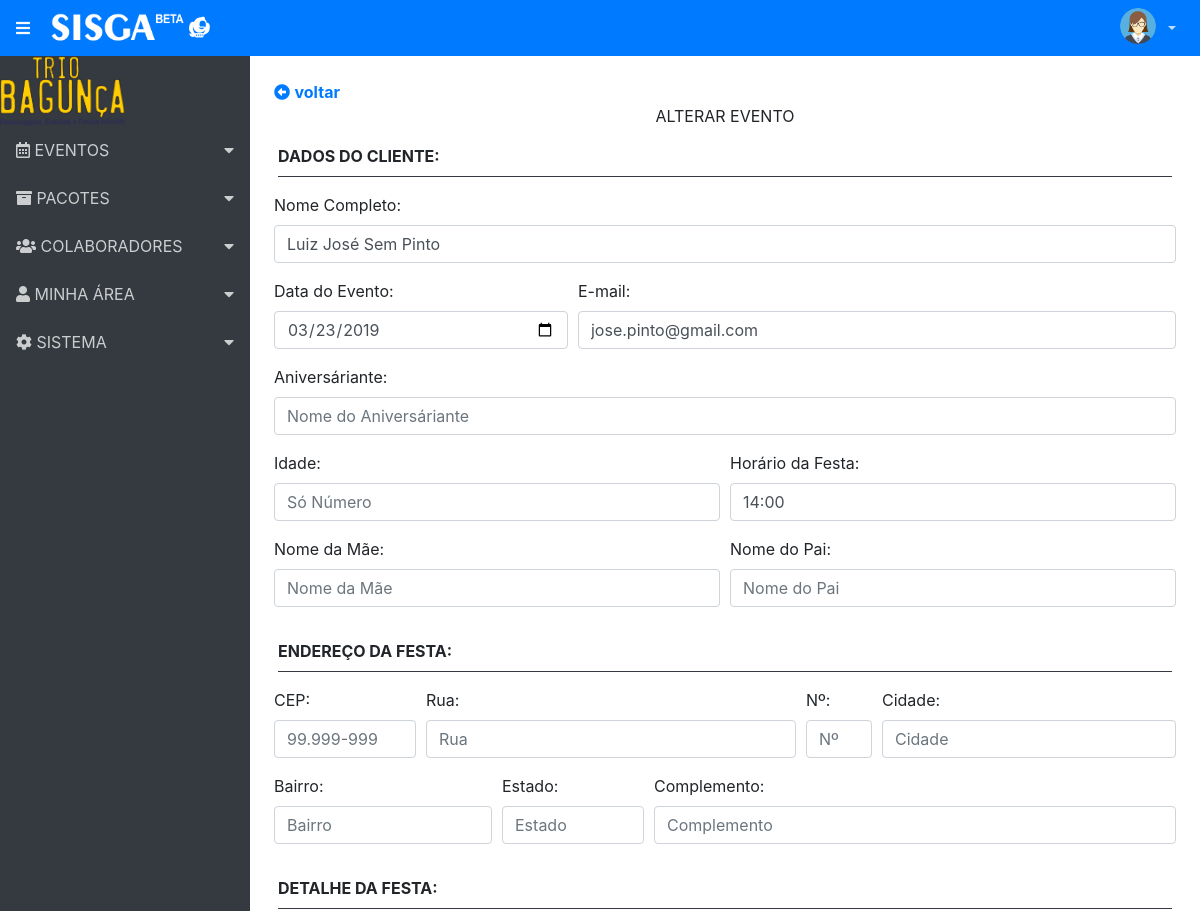
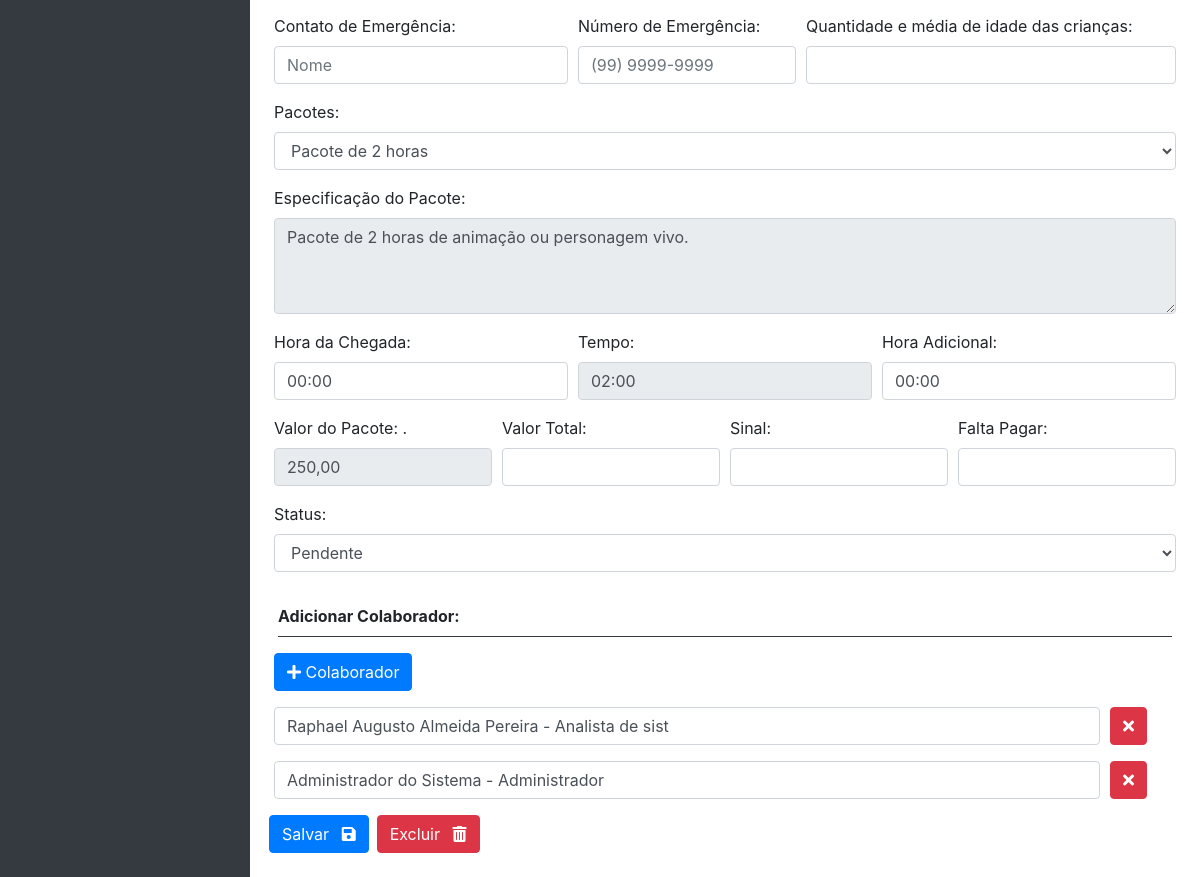
Page /Agenda/DetalheEvento/22 on the committed database (2 pictures, top to bottom).
### tables this page shows
CREATE TABLE `evento` (
  `id_evento` int(11) NOT NULL,
  `nome_cli` varchar(50) NOT NULL,
  `niver_cli` varchar(50) NOT NULL,
  `idade_niver` varchar(15) NOT NULL,
  `data_evento` date NOT NULL,
  `email_cli` varchar(50) NOT NULL,
  `hora_evento` time NOT NULL,
  `nome_mae` varchar(100) NOT NULL,
  `nome_pai` varchar(100) NOT NULL,
  `cep_evento` varchar(11) NOT NULL,
  `rua_evento` text NOT NULL,
  `numero_evento` varchar(9) NOT NULL,
  `cidade_evento` varchar(50) NOT NULL,
  `bairro_evento` varchar(50) NOT NULL,
  `estado_evento` varchar(2) NOT NULL,
  `complemento_evento` text NOT NULL,
  `nome_emergencia` varchar(50) NOT NULL,
  `numero_emergencia` varchar(14) NOT NULL,
  `qtd_crianca_evento` varchar(5) NOT NULL,
  `idade_media_evento` varchar(15) NOT NULL,
  `id_pct` varchar(50) NOT NULL,
  `especificacao_pct` text NOT NULL,
  `psg_evento` text NOT NULL,
  `hora_chegada` time NOT NULL,
  `tempo_evento` time NOT NULL,
  `hora_adicional` time NOT NULL,
  `valor_pct` varchar(12) NOT NULL,
  `valor_total` varchar(12) NOT NULL,
  `sinal_valor` varchar(12) NOT NULL,
  `falta_pagar_valor` varchar(12) NOT NULL,
  `status_evento` varchar(10) NOT NULL
);

CREATE TABLE `pacotes` (
  `id_pct` int(9) NOT NULL,
  `nome_pct` varchar(50) DEFAULT '0',
  `tempo_pct` varchar(6) DEFAULT '0',
  `valor_pct` varchar(50) DEFAULT '0',
  `especificacao_pct` text NOT NULL,
  `obs_pct` text NOT NULL
);

CREATE TABLE `colaborador_evento` (
  `id_colab_evento` int(11) NOT NULL,
  `fk_id_evento` int(11) DEFAULT '0',
  `fk_id_colaborador` int(11) DEFAULT '0',
  `nome_colaborador` varchar(200) NOT NULL DEFAULT '0'
);

### application/controllers/Agenda.php (called while the page is built, shortened)
<?php
class Agenda extends CI_Controller {
	function __construct() {
		$this->load->library('form_validation');
	}
	public function DetalheEvento() {
		$msg = null;
		$this->load->model('Pacotes_model');
		$lista = $this->Pacotes_model->MostraPacotes();
		$dados =  array('pacote' => $lista, 'dadospacote'=>null, 'titulo'=>'Evento');
		$id = $this->uri->segment(3);
		$this->load->model('Agenda_model');
		$idEvento = $this->Agenda_model->RetornaIdAgenda($id);
		$colab = $this->Agenda_model->MostraColabEvento($id);
		$Evento = array('evento' => $idEvento, 'ColabEvento' => $colab);
		$Evento['msg'] = $msg;
		$this->load->view('header', $dados);
		$this->load->view('menu');
		$this->load->view('AgendamentoAltera', $Evento);
		$this->load->view('footer');
	}
}

### index.php (called while the page is built, shortened)
<?php
require_once BASEPATH.'core/CodeIgniter.php';

### application/models/Agenda_model.php (called while the page is built, shortened)
<?php
class Agenda_model extends CI_Model {
	public function RetornaIdAgenda ($id) {
		return $this->db->get_where("evento", array ("id_evento" => $id)) -> row_array();
	}
	public function MostraColabEvento ($idEvento) {
		return $this->db->get_where("colaborador_evento", array ("fk_id_evento" => $idEvento)) -> result();
	}
}

### application/models/Pacotes_model.php (called while the page is built, shortened)
<?php
class Pacotes_model extends CI_Model {
	public function MostraPacotes () {
		return $this->db->get('pacotes')->result_array();
	}
}

### application/views/AgendamentoAltera.php (the view, shortened to what this page needs)
<div class="container p-4">
	<a href="javascript:history.go(-1)"> <i class="fas fa-arrow-alt-circle-left"></i> <b>voltar</b> </a>
	<form action="<?php echo base_url('Agenda/AlterarAgendamento');?>" method="POST">
		<p class="text-center">ALTERAR EVENTO</p>
		<span class="form-row border border-dark border-top-0 border-left-0 border-right-0 border-bottom-1 mb-3 ml-1 mt-3 mr-1 pb-2 font-weight-bold">DADOS DO CLIENTE: </span>
		<div class="form-group">
			<label for="inputcliente">Nome Completo:</label>
			<input type="text" name="nome_cliente" class="form-control" placeholder="Nome do Cliente" value="<?= $evento['nome_cli']; ?>">
		 </div>
		 <div class="form-row">
		 	<div class="form-group col-md-4">
		 		<label for="data">Data do Evento:</label>
		 		<input type="date" name="data_evento" class="form-control" id="data" value="<?= $evento['data_evento']; ?>">
		 	</div>
			<div class="form-group col-md-8">
				<label for="inputemail">E-mail:</label>
				<input type="email" name="email_cliente" id="inputemail" class="form-control" placeholder="E-mail" value="<?= $evento['email_cli']; ?>">
		 	</div>
		 </div>
		 <div class="form-group">
	 		<label for="inputniver">Aniversáriante:</label>
	 		<input type="text" name="aniversariante" id="inputniver" class="form-control" placeholder="Nome do Aniversáriante" value="<?= $evento['niver_cli']; ?>">
		 </div>
		 <div class="form-row">
		 	<div class="form-group col-md-6">
		 		<label for="idade">Idade:</label>
		 		<input type="number" name="idade" class="form-control" id="idade" placeholder="Só Número" value="<?= $evento['idade_niver']; ?>">
		 	</div>
		 	<div class="form-group col-md-6">
		 		<label for="horario">Horário da Festa:</label>
		 		<input type="text" name="hora_evento" class="form-control hora" id="horario"  placeholder="00:00" value="<?= $evento['hora_evento']; ?>">
		 	</div>
		 </div>
		 <div class="form-row">
		 	<div class="form-group col-md-6">
		 		<label for="idade">Nome da Mãe:</label>
		 		<input type="text" name="nomemae" class="form-control" id="" placeholder="Nome da Mãe" value="<?= $evento['nome_mae']; ?>">
		 	</div>
		 	<div class="form-group col-md-6">
		 		<label for="idade">Nome do Pai:</label>
		 		<input type="text" name="nomepai" class="form-control" id="" placeholder="Nome do Pai" value="<?= $evento['nome_pai']; ?>">
		 	</div>
		 </div>
		 <span class="form-row border border-dark border-top-0 border-left-0 border-right-0 border-bottom-1 mb-3 ml-1 mt-3 mr-1 pb-2 font-weight-bold">ENDEREÇO DA FESTA: </span>
		 <div class="form-row">
	    	<div class="form-group col-md-2">
				<label for="cep">CEP:</label>
	  			<input type="text" name="cep" class="cep form-control" id="cep" placeholder="99.999-999" onblur="pesquisacep(this.value);">
			</div>
			<div class="form-group col-md-5">
				<label for="inputAddress">Rua:</label>
	  			<input type="text" name="rua" class="form-control" id="rua" placeholder="Rua" value="">
			</div>
			<div class="form-group col-md-1">
				<label for="inputAddress">Nº:</label>
	  			<input type="text" name="numero" class="form-control" id="numero" placeholder="Nº" value="">
			</div>
			<div class="form-group col-md-4">
				<label for="cidade">Cidade:</label>
	  			<input type="text" name="cidade" class="form-control" id="cidade" placeholder="Cidade" value="">
			</div>
		</div>
		<div class="form-row">
	    	<div class="form-group col-md-3">
				<label for="inputAddress">Bairro:</label>
	  			<input type="text" name="bairro" class="form-control" id="bairro" placeholder="Bairro" value="">
			</div>
			<div class="form-group col-md-2">
				<label for="uf">Estado:</label>
	  			<input type="text" name="estado" class="form-control" id="estado" placeholder="Estado" value="">
			</div>
			<div class="form-group col-md-7">
				<label for="inputAddress">Complemento:</label>
	  			<input type="text" name="complemento" class="form-control" id="inputestado" placeholder="Complemento">
			</div>
		</div>
		<span class="form-row border border-dark border-top-0 border-left-0 border-right-0 border-bottom-1 mb-3 ml-1 mt-3 mr-1 pb-2 font-weight-bold">DETALHE DA FESTA: </span>
		 <div class="form-row">
		 	<div class="form-group col-md-4">
		 		<label for="emergencia">Contato de Emergência:</label>
		 		<input type="text" name="nome_emergencia" class="form-control" id="emergencia" placeholder="Nome" value="<?= $evento['nome_emergencia']; ?>">
		 	</div>
		 	<div class="form-group col-md-3">
		 		<label for="emergencia">Número de Emergência:</label>
		 		<input type="text" name="numero_emergencia" class="form-control cel" id="emergencia" placeholder="(99) 9999-9999" value="<?= $evento['numero_emergencia']; ?>">
		 	</div>
		 	<div class="form-group col-md-5">
		 		<label for="criancas">Quantidade e média de idade das crianças:</label>
		 		<input type="number" name="qtd_criancas" class="form-control" id="criancas" value="<?= $evento['qtd_crianca_evento']; ?>">
		 	</div>
		 </div>
		 <div class="form-group">
		 	<label for="selectpacotes">Pacotes:</label>
		 	<select  class="form-control" id="selectpacotes" name="pct">
		 		<option  value="<?= $evento['id_pct']; ?>" selected>
		 			<?php
		 				foreach ($pacote as $pct) {
			 				if ($evento['id_pct'] == $pct['id_pct']) {
			 					echo $pct['nome_pct'];
			 				}
			 			}
		 			?>
		 		</option>
		 	</select>
		 </div>
		 <div class="form-group">
		 		<label for="especificacao">Especificação do Pacote:</label>
		 		<textarea type="text" name="especificacao" id="especificacao" class="form-control"  readonly style="height:96px;"><?=  $evento['especificacao_pct']; ?> <?= $dadospacote['especificacao_pct'];?></textarea>
		 </div>
		 <div class="form-row">
		 	<div class="form-group col-md-4">
		 		<label for="chegada">Hora da Chegada:</label>
		 		<input type="text" name="hora_chegada" class="form-control hora" id="chegada" placeholder="00:00" value="<?= $evento['hora_chegada']; ?>">
		 	</div>
		 	<div class="form-group col-md-4">
		 		<label for="tempo">Tempo:</label>
		 		<input type="text" name="tempo_evento" id="tempo" class="form-control hora"  placeholder="00:00" value="<?=  $evento['tempo_evento']; ?><?= $dadospacote['tempo_evento'];?>" readonly>
		 	</div>
		 	<div class="form-group col-md-4">
		 		<label for="adicional">Hora Adicional:</label>
		 		<input type="text" name="hora_adicional" id="adicional" class="form-control hora"  value="<?=  $evento['hora_adicional'];?> ">
		 	</div>
		 </div>
		 <div class="form-row">
		 	<div class="form-group col-md-3">
		 		<label for="valor_pct">Valor do Pacote:</label>
		 		.<input type="text" name="valor_pct" id="valor" class="form-control moeda"  value="<?= $evento['valor_pct']; ?><?= $dadospacote['valor_pct'];?>" readonly>
		 	</div>
		 	<div class="form-group col-md-3">
		 		<label for="valor_total">Valor Total:</label>
		 		<input type="text" name="valor_total" class="form-control moeda" id="valor_total" value="<?= $evento['valor_total']; ?>">
		 	</div>
		 	<div class="form-group col-md-3">
		 		<label for="sinal">Sinal:</label>
		 		<input type="text" name="sinal_valor" class="form-control moeda" id="sinal" value="<?= $evento['sinal_valor']; ?>">
		 	</div>
		 	<div class="form-group col-md-3">
		 		<label for="falta_pagar">Falta Pagar:</label>
		 		<input type="text" name="falta_pagar" class="form-control moeda" id="falta_pagar" value="<?= $evento['falta_pagar_valor']; ?>">
		 	</div>
		 </div>
		 <div class="form-row">
		 	<div class="form-group col-md-12">
		 		<label for="status">Status:</label>
		 		<select  class="form-control" id="selectpacotes" name="status">
		 			<option value="<?= $evento['status_evento']; ?>" selected> <?= $evento['status_evento']; ?></option>
				</select>
		 	</div>
		 </div>
		 <span class="form-row border border-dark border-top-0 border-left-0 border-right-0 border-bottom-1 mb-3 ml-1 mt-3 mr-1 pb-2 font-weight-bold">Adicionar Colaborador: </span>
		 <div class="form-row">
		 	<div class="form-group col-md-12">
		 		<a href="" id="addInput" class="btn btn-primary"><i class="fas fa-plus"> </i> Colaborador</a>
		 	</div>
		 </div>
		<?php
			foreach($ColabEvento as $indice => $cvt) :
		?>
			<div id="dynamicDiv">
		 		<div id="remov" class="form-row">
		 			<div class="form-group col-md-11">
				        <input type="text" id="autocompletecolab" class="form-control autocompletecolab" name="nome_colab[]" placeholder="Nome do Colaborador" value="<?= $ColabEvento[$indice]->nome_colaborador?>">
		    		</div>
			    	<div class="form-group col-md-1">
				    	<a class="btn btn-danger" href="javascript:void(0)" id="remInput">
				        	<i class="fas fa-times"  title="Remover"></i>
						</a>
					</div>
				</div>
			</div>
		<?php
			endforeach;
		?>
		 <div class="form-row">
		 	<button type="submit" class="btn btn-primary">Salvar <i class="fas fa-save ml-2"></i></button>
		 	<a href="<?= base_url('Agenda/ExcluirEvento?id='.$evento['id_evento']);?>" class="btn btn-danger ml-2">Excluir <i class="fas fa-trash-alt ml-2"></i></a>
		 </div>
	</form>
</div>

### rows in the picture
evento: nome_cliente "Luiz José Sem Pinto", data_evento "03/23/2019", email_cliente "jose.pinto@gmail.com", hora_evento "14:00", pct "Pacote de 2 horas", especificacao "Pacote de 2 horas de animação ou personagem vivo.", hora_chegada "00:00", tempo_evento "02:00", hora_adicional "00:00", valor_pct "250,00", status "Pendente"
colaborador_evento: nome_colaborador "Raphael Augusto Almeida Pereira - Analista de sist"
colaborador_evento: nome_colaborador "Administrador do Sistema - Administrador"
